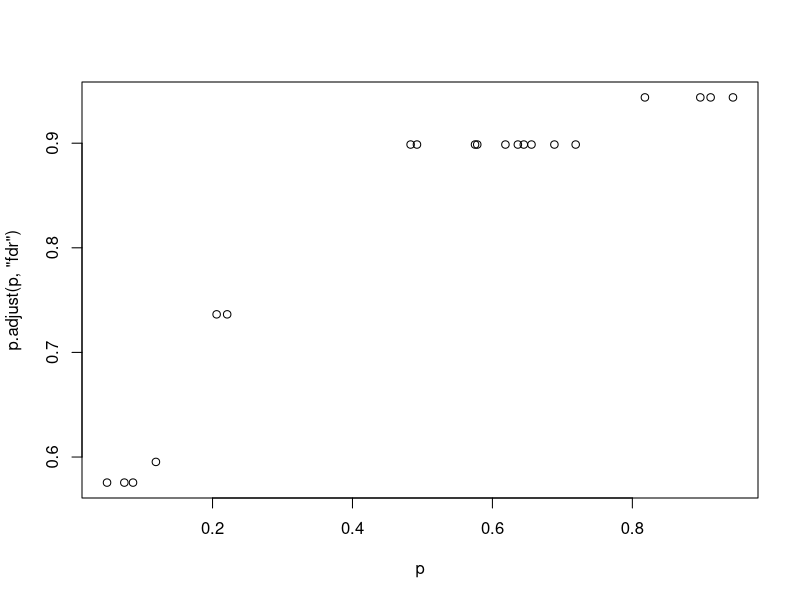
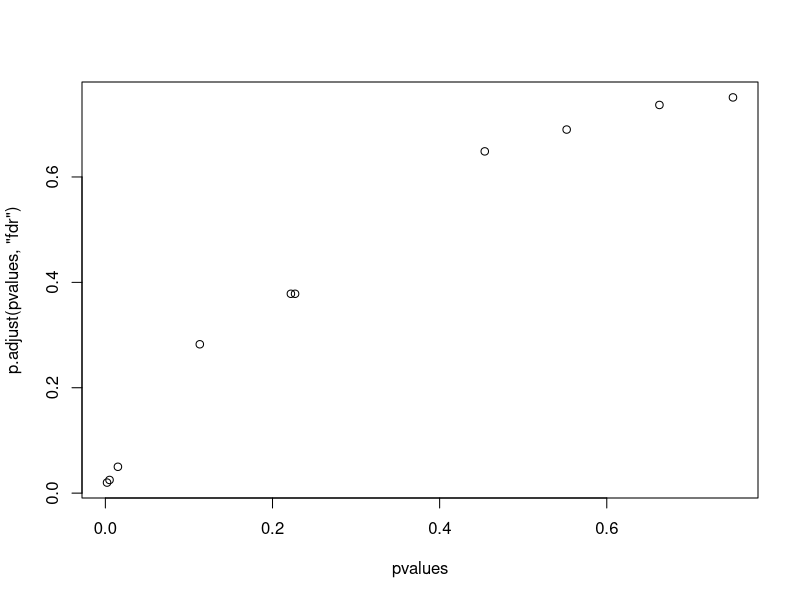

Write R code to recreate these figures, in order.
# Test fdr correction

set.seed(123)
x <- rnorm(20, mean = c(rep(0, 25), rep(3, 25)))
p <- 2*pnorm(sort(-abs(x)))

round(p, 3)
rank=seq(1,20)
round(p.adjust(p, "none"), 3)
round(p.adjust(p, "fdr"), 3)
plot(p, p.adjust(p, "fdr"))


pvalues <- c(.002, .005, .015, .113, .222, .227, .454, .552, .663, .751)
round(p.adjust(pvalues, "fdr"), 3)
plot(pvalues, p.adjust(pvalues, "fdr"))


p=c(0.002,0.04) 
round(p.adjust(p, "fdr"), 3) #-> beides signifikant
p=c(0.003, 0.12,0.4)
round(p.adjust(p, "fdr"), 3)#-> nur 1. signifikant

p=c(0.002,0.003,0.04,0.12,0.4)#-> nur beiden kleinsten signifikant
round(p.adjust(p, "fdr"), 3)
